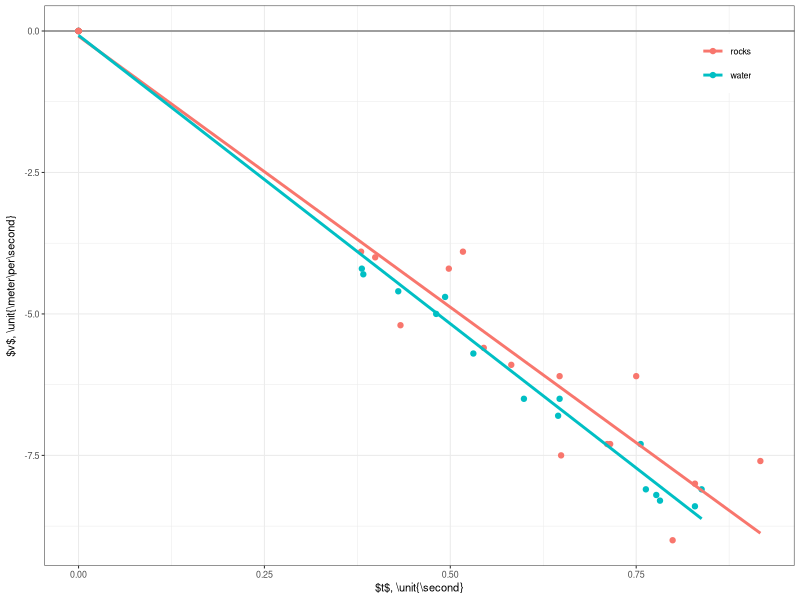

Generate this figure with R:
library(ggplot2)
library(dplyr)

raw <- read.csv('velocity.csv',header=TRUE)
grouped <- dplyr::group_by(raw,type)

# make plot
fig <- ggplot(raw, aes(t, v_ms, colour=type)) +
    geom_hline(yintercept=0,colour="gray50") +
    geom_point() +
    geom_smooth(method="lm",se=FALSE) +
    theme_bw(base_size=8) + 
    xlab('$t$, \\unit{\\second}')+
    ylab('$v$, \\unit{\\meter\\per\\second}')+
    theme(legend.position="inside",
	legend.position.inside=c(0.95,0.95),
	legend.justification.inside=c("right","top"),
	legend.title=element_blank(),
	axis.title.y=element_text(margin=margin(t=0,r=5,b=0,l=0,unit="pt")))

# save the figure
ggsave("fig2.svg", plot=fig, width=3.4167, height=2, units="in")

# print stats for linear fits
print(summary(lm(v_ms~t,filter(raw,type=='water'))))
print(summary(lm(v_ms~t,filter(raw,type=='rocks'))))

# use ANOVA to check if differences are significant
model1 <- lm(v_ms~t, data=raw)
model2 <- lm(v_ms~t+type, data=raw)
print(anova(model1,model2))
